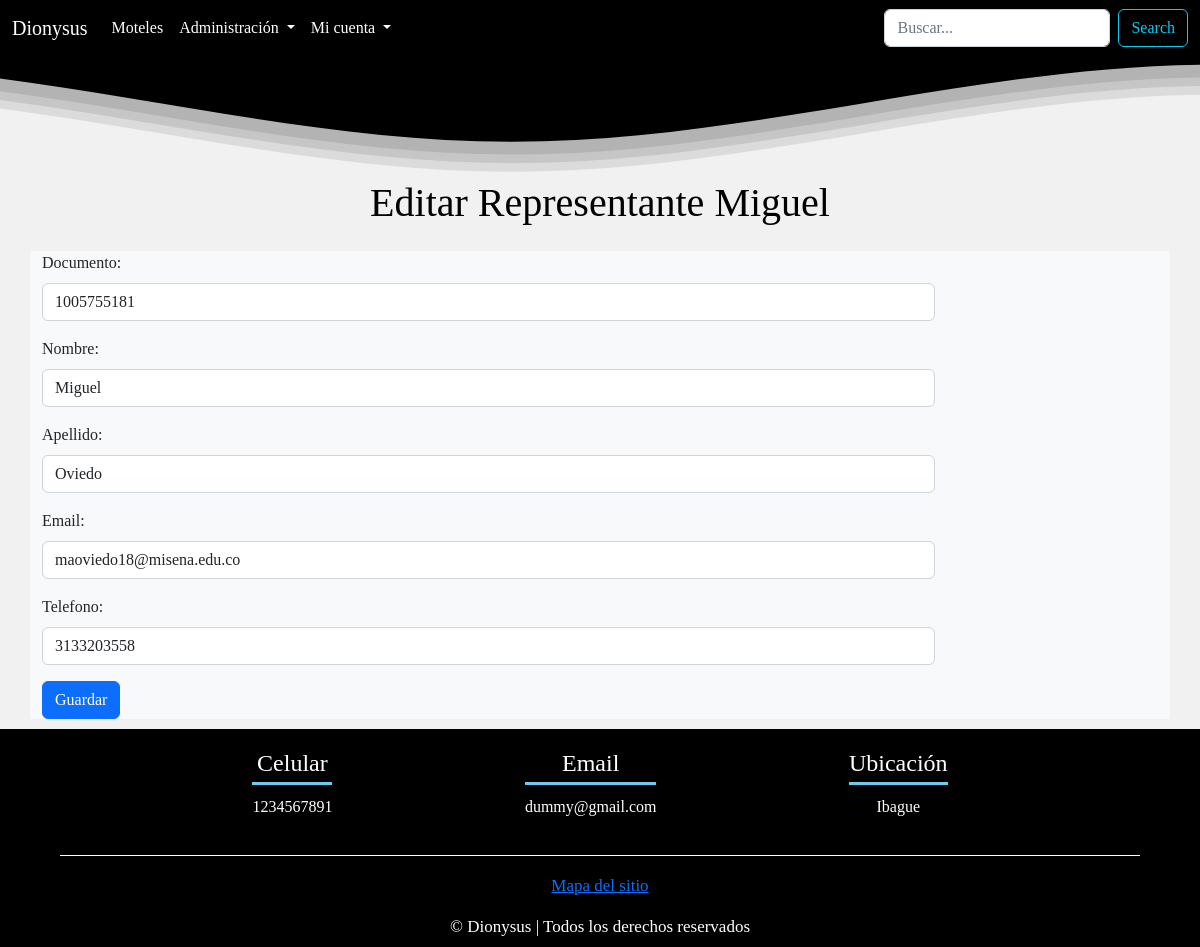
Screenshot of /representante/editar&id=6 (signed in) with the database file from the repository.
### tables this page shows
CREATE TABLE `representante_legal` (
  `id` bigint(255) NOT NULL,
  `documento_rpta` bigint(255) NOT NULL,
  `nombre_rpta` varchar(100) NOT NULL,
  `apellido_rpta` varchar(100) NOT NULL,
  `email_rpta` varchar(200) NOT NULL,
  `telefono_rpta` bigint(255) NOT NULL
);

### config/db.php (called while the page is built)
<?php
class Database {
    public static function connect() {
        $db = new mysqli('localhost','root','','dionysus');
        $db->query("SET NAMES 'utf8'");
        return $db;
    }
}

### models/representante.php (called while the page is built, shortened)
<?php
class representante {
    private $id;
    private $db;
    function __construct() {
        $this->db = Database::connect();
    }
    function getId() {
        return $this->id;
    }
    function setId($id): void {
        $this->id = $id;
    }
    public function getOne() {
        $motel = $this->db->query("SELECT * FROM representante_legal WHERE id = {$this->getId()}");
        return $motel->fetch_object();
    }
}

### views/representante/registrar_rpta.php (the view)
<?php if (isset($edit) && isset($rpta) && is_object($rpta)) : ?>
    <h1>Editar Representante <?= $rpta->nombre_rpta ?></h1>
    <?php $url_action = base_url . "representante/save&id=" . $rpta->id; ?>
<?php else: ?>
    <h1>Agregar Representante</h1>
    <?php $url_action = base_url . "representante/save"; ?>
<?php endif; ?>
<form action="<?= $url_action ?>" method="POST">
    <div class="container bg-light">
        <div class="mb-3 col-xs-3">
            <label for="doc_rpta" class="form-label">Documento: </label></td>
            <input type="text" class="form-control" name="doc_rpta" value="<?= isset($rpta) && is_object($rpta) ? $rpta->documento_rpta : ''; ?>" required />
        </div>
        <div class="mb-3 col-xs-3">
            <label for="nombre_rpta" class="form-label">Nombre: </label></td>
            <input type="text" class="form-control" name="nombre_rpta" value="<?= isset($rpta) && is_object($rpta) ? $rpta->nombre_rpta : ''; ?>" required />
        </div>
        <div class="mb-3 col-xs-3">
            <label for="apellido_rpta" class="form-label">Apellido: </label></td>
            <input type="text" class="form-control" name="apellido_rpta" value="<?= isset($rpta) && is_object($rpta) ? $rpta->apellido_rpta : ''; ?>" required />
        </div>
        <div class="mb-3 col-xs-3">
            <label for="email_rpta" class="form-label">Email: </label></td>
            <input type="email" class="form-control" name="email_rpta" value="<?= isset($rpta) && is_object($rpta) ? $rpta->email_rpta : ''; ?>" required>
        </div>
        <div class="mb-3 col-xs-3">
            <label for="telefono_rpta" class="form-label">Telefono: </label></td>
            <input type="tel" class="form-control" name="telefono_rpta" value="<?= isset($rpta) && is_object($rpta) ? $rpta->telefono_rpta : ''; ?>" required />
        </div>
        <button type="submit" class="btn btn-primary">Guardar</button>
    </div>
</form>

### assets/css/style.css (style rules this page uses)
* { margin: 0; padding: 0; box-sizing: border-box; }
body { font-family: 'Cardo', serif; position: relative; padding-bottom: 218.58px; min-height: 100vh; display:flex; flex-direction: column; background-color: #f1f1f1 }
.content h1 { margin: 0 0 2%; color: #000000; text-align: center; }
::placeholder { color: #1b1b1bbb; }
label, input[type="text"], input[type="password"], input[type="email"], input[type="tel"], select, textarea { display: block; width: 80%; margin-top: 2px; margin-bottom: 2px; }

### rows the page displays
representante_legal: nombre_rpta "Miguel", doc_rpta "1005755181", apellido_rpta "Oviedo", email_rpta "maoviedo18@misena.edu.co", telefono_rpta "3133203558"
